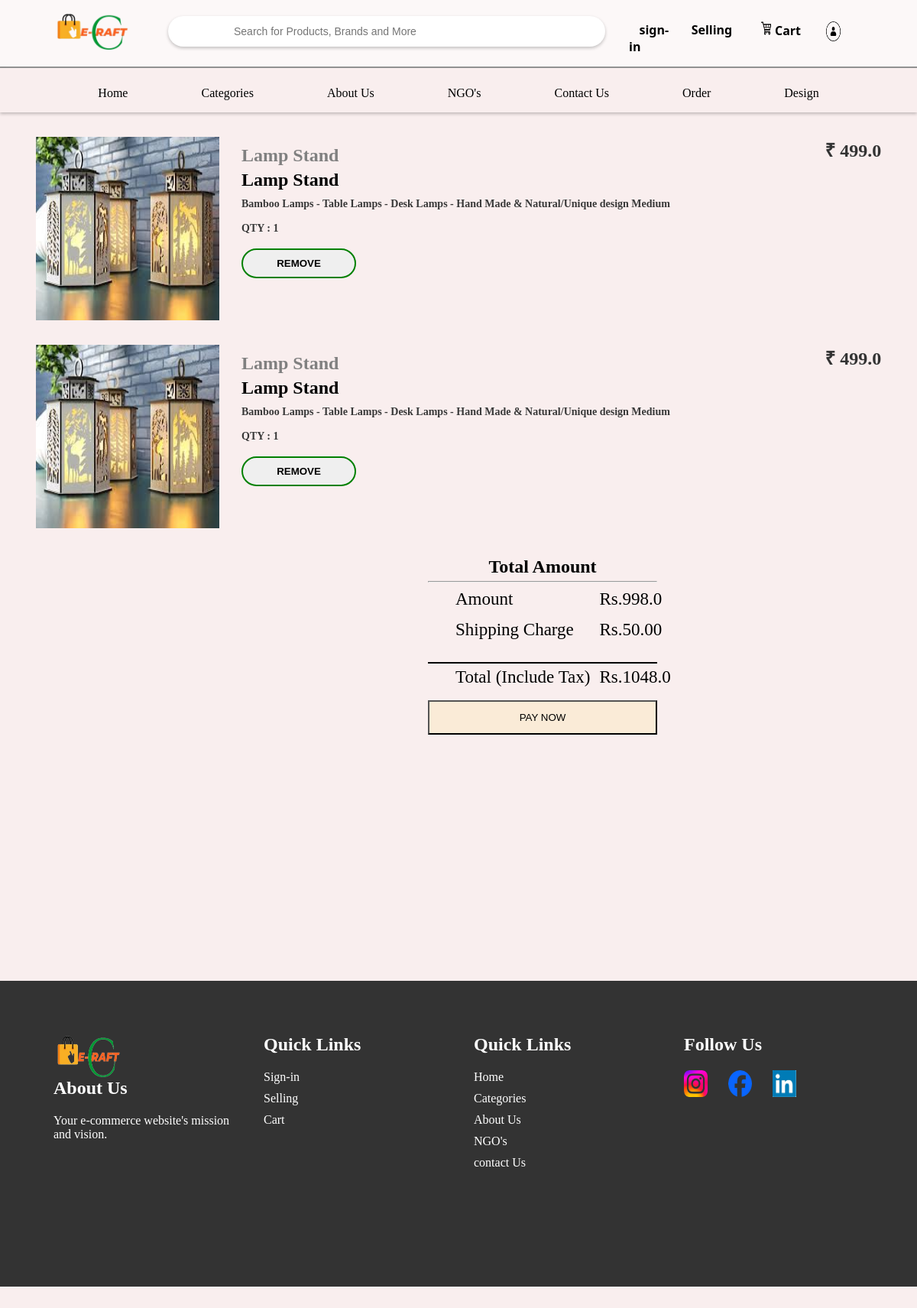
Page /show/ (signed in) on the committed database.
### app/models.py (models this page shows, shortened)
class Cart(models.Model):
    user =models.ForeignKey(User, on_delete=models.CASCADE)
    product =models.ForeignKey(Product, on_delete=models.CASCADE)
    quantity = models.PositiveIntegerField(default=1)

class Product(models.Model):
    title =models.CharField(max_length=100)
    price =models.FloatField()
    dis_price =models.FloatField()
    description =models.TextField()
    category =models.CharField(choices=CATEGORY_CHOICES, max_length=2)
    product_image =models.ImageField(upload_to='productimage')

### app/views.py (the view)
# urls.py: path('show/', views.showcart, name='showcart'),
def showcart(request):
  if request.user.is_authenticated:
    user =request.user
    show =Cart.objects.filter(user=user)
    amount = 0.0
    shipping_amount = 50.0
    total_amount = 0.0
    cart_product = [p for p in Cart.objects.all() if p.user == user]
    if cart_product:
      for p in cart_product:
        tempamount = (p.quantity * p.product.price)
        amount += tempamount
        totalamount = amount + shipping_amount
      return render(request, 'app/show.html',{'carts':show, 'totalamount':totalamount,'amount':amount})
    else:
      return render(request,'app/empty.html')
  else:
    return redirect('/login')

### app/templates/app/show.html (shortened to what this page needs)
{% include "app/header.html" %}
{% load static %}
<!DOCTYPE html>
<html>
<link rel="stylesheet" href="{% static "app/css/card.css" %}">
<body>
    {% if carts  %}
    {% for show in carts %}
    <div class="buy-now">
        <div class="left-page" >
            <div class="pro-img">
                <a href="/payment"><img style="width: 15rem;height: 15rem;" src="{{show.product.product_image.url}}" alt="" class="img"></a>
         </div>
            <div class="pro-details">
                <h2 class="h2">Lamp Stand </h2>
                <h2>{{show.product.title}}</h2>
                <h3>{{show.product.description}}</h3>
                <h3>QTY : 1</h3>
                <form action="/remove">
                    <button type="submit"  id="but" name="submit" class="btn solid">Remove</button>
                </form>
            </div>
            <div class="pro-total">
                <h3>₹ {{show.product.price}}</h3>
            </div>
        </div>
    </div>
    {% endfor %}
    <div style="width: 100%; height: 70%;">
        <section style="width: 25%;height: 40%;margin: 0px 35rem;">
            <h1 style="text-align: center;padding: 5px;">Total Amount</h1>
        <table style="margin-left: 34px;width: 97%;height: 37%;font-size: 23px;margin-bottom: 0px;">
            <tr>
                <td>Amount </td>
                <td>Rs.{{amount}}</td>
            </tr>
            <tr>
                <td>Shipping Charge </td>
                <td>Rs.50.00</td>
            </tr>
            <hr>
            </table>
             <div class="trow" style="padding-top: 3px;border-top: 2px solid black;margin-top: 21px;">
            <table style="margin-left: 34px;width: 97%;font-size: 23px;">
                <tr>
                    <td>Total (Include Tax) </td>
                    <td>Rs.{{totalamount}}</td>
                </tr>
            </table>
            </div>
            <form action="/paymentdone" id="myfrom">
            <button type="submit" style="width: 100%;height: 20%;margin: 15px 0px;background-color: antiquewhite;">PAY NOW</button>
        </form>
        </section>
    </div>
    {% else %}
    <div class="notfound" style="width: 100%;height: 100%;padding: 2rem 38rem;">
        <img style="width: 15rem;height: 15rem;" src="{% static "app/images/cartimg.png" %}" alt="" class="img">
        <h3>Product in cart not found {{totalamount}}</h3>
    </div>
    {% endif %}
    {% include "app/footer.html" %}
</body>
</html>

### app/static/app/css/style.css (style rules this page uses)
:root { --bg1-color: #f9eeee; --bg2-color: #ffeab8; --bg3-color: cadetblue; --orange-color: #f3ab00; --white-color: #ffffff; --black-color: #000; --green-color: green ; }
* { margin: 0px; padding: 0px; box-sizing: border-box; cursor: pointer; }
html body { height: 100%; width: 100%; }
body { background: var(--bg1-color); }
h3 { margin: 0; color: #333; font-size: 1.5em; }

### app/static/app/css/card.css (style rules this page uses)
:root { --bg1-color: #f9eeee; --bg2-color: #ffeab8; --bg3-color: cadetblue; --orange-color: #f3ab00; --white-color: #ffffff; --black-color: #000; --green-color: rgb(4, 209, 4); }
* { margin: 0px; padding: 0px; box-sizing: border-box; cursor: pointer; }
html body { height: 100%; width: 100%; }
body { background: var(--bg1-color); }

### rows in the picture
Cart: product.product_image (picture), product "Lamp Stand", product.description "Bamboo Lamps - Table Lamps - Desk Lamps - Hand Made & Natural/Unique design Medium", product.price "499.0"
Cart: product.product_image (picture), product "Lamp Stand", product.description "Bamboo Lamps - Table Lamps - Desk Lamps - Hand Made & Natural/Unique design Medium", product.price "499.0"

### other values in the picture
{{ amount }} "998.0"
{{ totalamount }} "1048.0"
